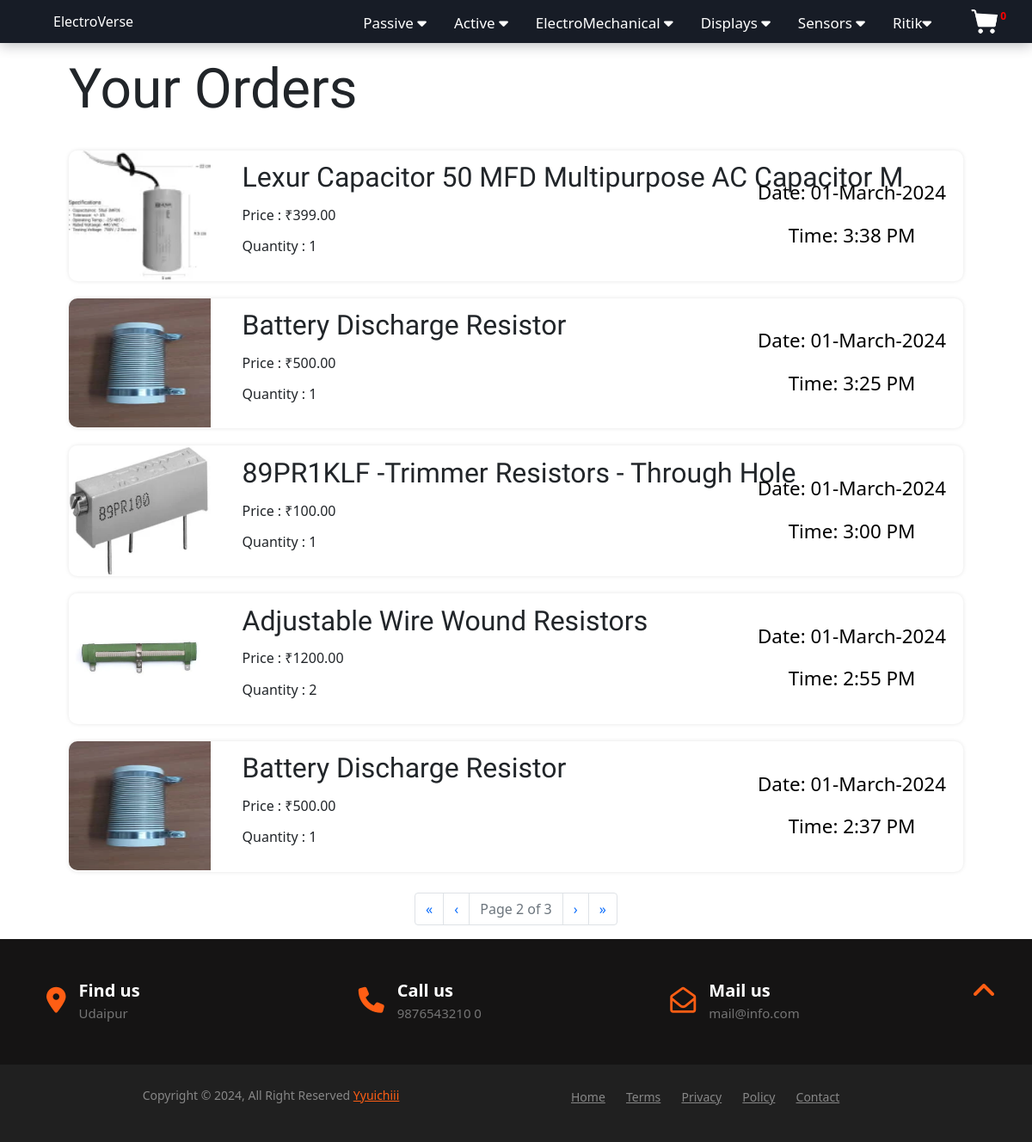
The page /account/order/?page=2 (signed in) on the database as committed earlier.
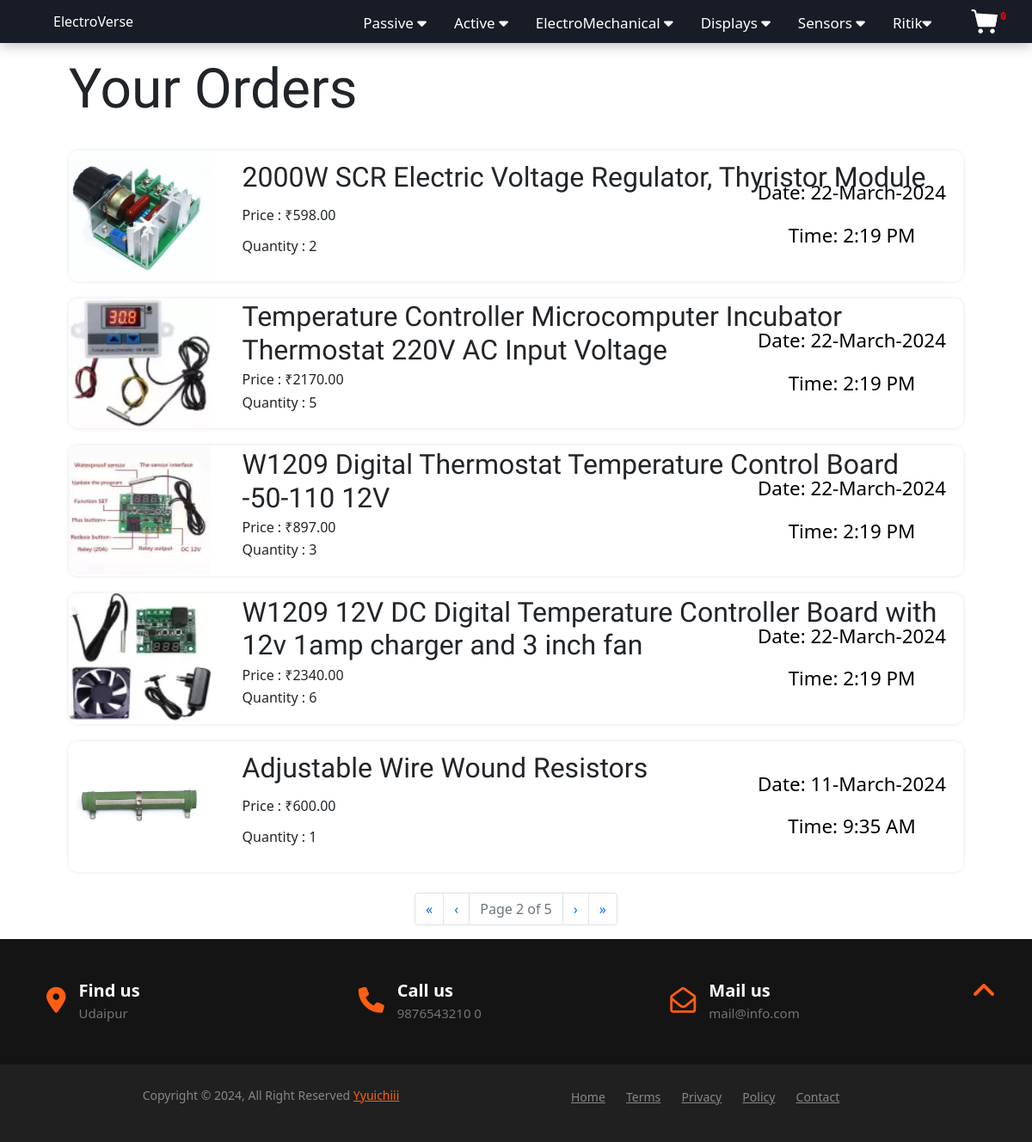
The same page on the database as committed later.
### Accounts/models.py (models this page shows, shortened)
class Order(models.Model):
    user = models.ForeignKey(User, on_delete=models.CASCADE)
    Quantity=models.PositiveIntegerField(default=1)
    Pid=models.ForeignKey(Product,on_delete=models.CASCADE)
    Price = models.DecimalField(max_digits=10, decimal_places=2)
    Time=models.DateTimeField(auto_now_add=True)

### Components/models.py (models this page shows)
class Product(models.Model):
    TYPE_CHOICES = [
	('Resistor', 'Resistor'),
	('Capacitor', 'Capacitor'),
	('Inductor', 'Inductor'),
	('Transformer', 'Transformer'),
	('Transistor', 'Transistor'),
	('IC', 'IC'),
	('Thyristor', 'Thyristor'),
	('Diode', 'Diode'),
	('Amplifier', 'Amplifier'),
	('Relay', 'Relay'),
	('Switch', 'Switch'),
	('Motor', 'Motor'),
	('Solenoid', 'Solenoid'),
	('Actuator', 'Actuator'),
	('LCD', 'LCD'),
	('LED', 'LED'),
	('OLED', 'OLED'),
	('TFT', 'TFT'),
	('TouchScreen', 'TouchScreen'),
	('Temperature', 'Temperature'),
	('Pressure', 'Pressure'),
	('Motion', 'Motion'),
	('Light', 'Light'),
	('Gas', 'Gas'),
    ]
    Type=models.CharField(max_length=20, choices=TYPE_CHOICES,null=True)
    P_name = models.CharField(max_length=200, verbose_name="Product Name")
    Bundle_set = models.PositiveIntegerField(default=1)
    Price = models.DecimalField(max_digits=10, decimal_places=2)
    P_image = models.ImageField(upload_to=upload_path_products, blank=True)
    content = models.TextField(blank=True)
    background_image = models.ImageField(upload_to=upload_path_products, blank=True)
    def __str__(self):
        return self.P_name

### Accounts/views.py (the view)
# urls.py: path('order/', views.Order_view,name='Order'),
@login_required
def Order_view(request):
    orders = Order.objects.filter(user=request.user).order_by('-id')
    paginator = Paginator(orders, 5)  # Show 5 orders per page.
    page_number = request.GET.get("page")
    page_obj = paginator.get_page(page_number)
    return render(request,"Accounts/orders.html",{"orders":page_obj})

### Accounts/custom_context.py (called while the page is built)
def user_cart(request):
    c=0;
    if(request.user.is_authenticated):
      cart=Cart.objects.filter(user=request.user).aggregate(cart_no=Sum('Quantity'))
      c=cart['cart_no']
      if c==None:
         c=0
    return {'cart_no': c}

### Accounts/templates/Accounts/orders.html (shortened to what this page needs)
{% extends 'Accounts/base.html' %}
{% load static %}
{% block main-content %}
{% if not  orders %}
<div class="summary-content">
    <div class="col_1of2 meta-data">
        <div class="sub-total">
            <h3>No Orders Found !!</h3>
        </div>
    </div>
</div>
{% else %}
<div class="cont">
    <div class="grid_12">
        <h1>Your Orders
        </h1>
    </div>
<ul class="items">
    {% for product in orders %}
    <li class="grid_4 item">
        <a style="color:black; text-decoration:none;" class="btn-remove">
            <p>Date: {{product.Time|date:"d-N-Y"}}</p>
            <p>Time: {{product.Time|time:"g:i A"}}</p>
        </a>
        <div class="preview">
            <img class="product_image_cart" src="{{product.Pid.P_image.url}}" />
        </div>
        <div class="details">
            <h3>
                {{product.Pid}}
            </h3
            <h2>Price :  &#8377;{{product.Price}}</h2>
            <p>Quantity :  {{product.Quantity}}</p>
        </div>
    </li>
    {% endfor %}
</ul>
</div>
<div aria-label="Orders Pagination">
    <ul class="pagination justify-content-center mt-4">
        {% if orders.has_previous %}
        <li class="page-item">
            <a class="page-link" href="?page=1" aria-label="First">
                <span aria-hidden="true">&laquo;</span>
            </a>
        </li>
        <li class="page-item">
            <a class="page-link" href="?page={{ orders.previous_page_number }}" aria-label="Previous">
                <span aria-hidden="true">&lsaquo;</span>
            </a>
        </li>
        {% endif %}
        <li class="page-item disabled">
            <span class="page-link">Page {{ orders.number }} of {{ orders.paginator.num_pages }}</span>
        </li>
        {% if orders.has_next %}
        <li class="page-item">
            <a class="page-link" href="?page={{ orders.next_page_number }}" aria-label="Next">
                <span aria-hidden="true">&rsaquo;</span>
            </a>
        </li>
        <li class="page-item">
            <a class="page-link" href="?page={{ orders.paginator.num_pages }}" aria-label="Last">
                <span aria-hidden="true">&raquo;</span>
            </a>
        </li>
        {% endif %}
    </ul>
</div>
{% endif %}
{% endblock main-content%}

Rows that differ between the two databases and show on the page:
no longer on this page (row unchanged): Order: Time "01-March-2024", Time "3:38 PM", Pid.P_image (picture), Pid "Lexur Capacitor 50 MFD Multipurpose AC Capacitor M", Price "399.00", Quantity "1"
no longer on this page (row unchanged): Order: Time "01-March-2024", Time "3:25 PM", Pid.P_image (picture), Pid "Battery Discharge Resistor", Price "500.00", Quantity "1"
no longer on this page (row unchanged): Order: Time "01-March-2024", Time "3:00 PM", Pid.P_image (picture), Pid "89PR1KLF -Trimmer Resistors - Through Hole", Price "100.00", Quantity "1"
no longer on this page (row unchanged): Order: Time "01-March-2024", Time "2:55 PM", Pid.P_image (picture), Pid "Adjustable Wire Wound Resistors", Price "1200.00", Quantity "2"
no longer on this page (row unchanged): Order: Time "01-March-2024", Time "2:37 PM", Pid.P_image (picture), Pid "Battery Discharge Resistor", Price "500.00", Quantity "1"
added Order: Time "22-March-2024", Time "2:19 PM", Pid.P_image (picture), Pid "2000W SCR Electric Voltage Regulator, Thyristor Module", Price "598.00", Quantity "2"
added Order: Time "22-March-2024", Time "2:19 PM", Pid.P_image (picture), Pid "Temperature Controller Microcomputer Incubator Thermostat 220V AC Input Voltage", Price "2170.00", Quantity "5"
added Order: Time "22-March-2024", Time "2:19 PM", Pid.P_image (picture), Pid "W1209 Digital Thermostat Temperature Control Board -50-110 12V", Price "897.00", Quantity "3"
added Order: Time "22-March-2024", Time "2:19 PM", Pid.P_image (picture), Pid "W1209 12V DC Digital Temperature Controller Board with 12v 1amp charger and 3 inch fan", Price "2340.00", Quantity "6"
added Order: Time "11-March-2024", Time "9:35 AM", Pid.P_image (picture), Pid "Adjustable Wire Wound Resistors", Price "600.00", Quantity "1"
Other text that changed with them:
{{ orders.paginator.num_pages }}: "3" → "5"
